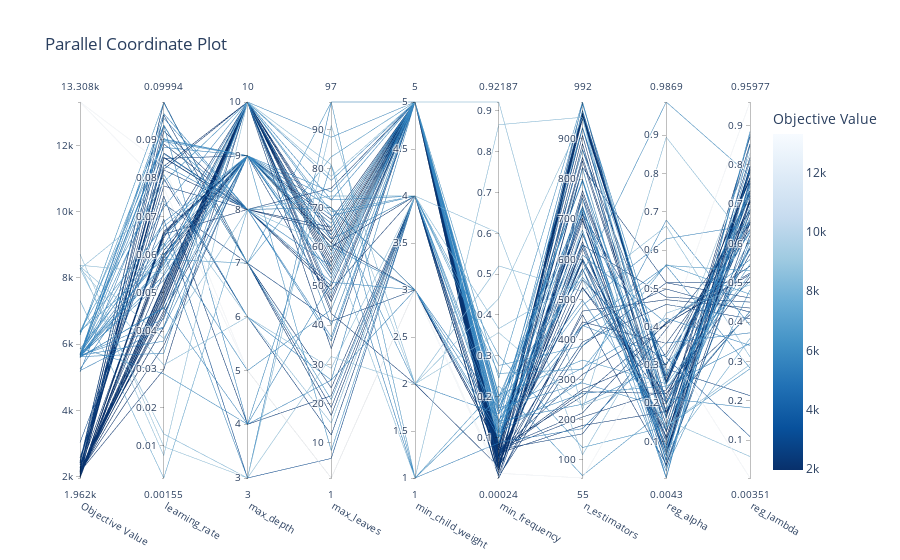

Source (notebook cell):
### Markdown cell above
En el gráfico del historial de optimización se observa que luego del trial número 14 los resultados llegan a obtener resultados notablemente mejores, volviendo en los siguientes trial a acercarse a los valores que dieron esos resultados.

### Code cell
from optuna.visualization import plot_parallel_coordinate
plot_parallel_coordinate(study)
